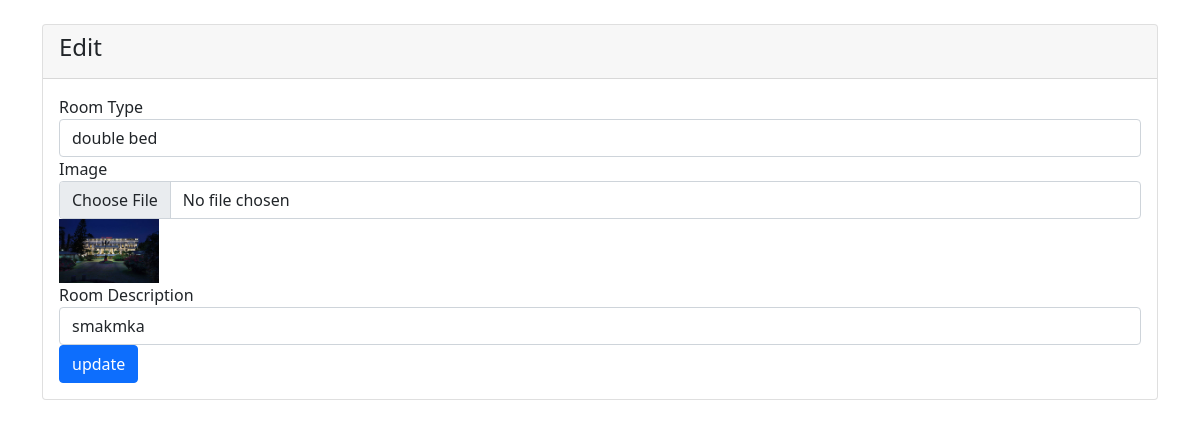
The page /admin/edit.php?id=6 on the database its author committed.
### tables this page shows
CREATE TABLE `room` (
  `id` int(11) NOT NULL,
  `hotel_id` int(11) NOT NULL,
  `hotel_name` varchar(255) NOT NULL,
  `price` int(11) NOT NULL,
  `room_type` varchar(255) NOT NULL,
  `img` varchar(255) NOT NULL,
  `room_desc` varchar(255) NOT NULL
);

### admin/edit.php (the view, shortened to what this page needs)
<?php
include('../dbConnection.php');
?>
<!DOCTYPE html>
<html lang="en">
<head>
    <link rel="stylesheet" href="../css/bootstrap.min.css">
</head>
<body>
    <div class="container mt-4">
        <div class="row">
            <div class="col-md-12">
                <div class="card">
                    <div class="card-header">
                        <h4>Edit</h4>
                    </div>
                    <div class="card-body">
                    <?php
                        $id = $_GET['id'];
                        $query = "SELECT * FROM room WHERE id='$id'";
                        $query_run = mysqli_query($conn,$query);
                        if(mysqli_num_rows($query_run) > 0)
                        {
                            foreach($query_run as $row){
                            ?>
                                <form action="edit_room.php" method="post" enctype="multipart/form-data">
                                    <div class="form-group">
                                        <label for="username">Room Type</label>
                                        <input type="text" name="room_type" value="<?php echo $row['room_type'];?>" id="hotel_name" class="form-control" required>
                                    </div>
                                    <div class="form-group">
                                        <label for="image">Image</label>
                                        <input type="file" name="image" id="img" class="form-control">
                                    </div>
                                    <img src="<?php echo "img/".$row['img'];?>" width="100px">
                                    <div class="form-group">
                                        <label for="description">Room Description</label>
                                        <input type="text" name="room_desc" value="<?php echo $row['room_desc'];?>" id="desc" class="form-control" required>
                                    </div>
                                    <div class="form-group">
                                        <input type="submit" name="update" value="update" class="btn btn-primary" required>
                                    </div>
                                </form>
                            <?php
                            }
                        }else
                        {
                            echo "No records found";
                        }
                    ?>
                    </div>
                </div>
            </div>
        </div>
    </div>
</body>
</html>

### rows shown on the page
room: room_type "double bed", img (picture), room_desc "smakmka"
